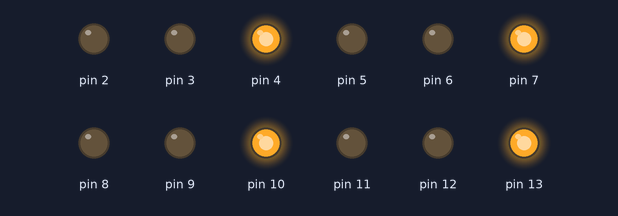
The sketch below on a simulated Arduino Uno, built with avr-gcc and run on an emulated ATmega328P. Shown: output pins drawn as LEDs (lit = HIGH).

Above: at 1.0 s.
At 3.6 s:
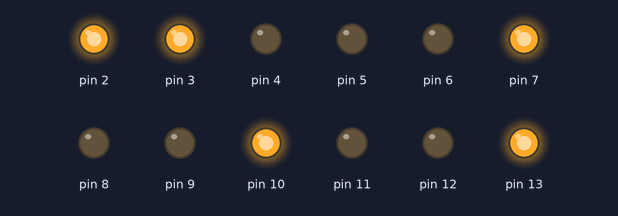
At 5.3 s:
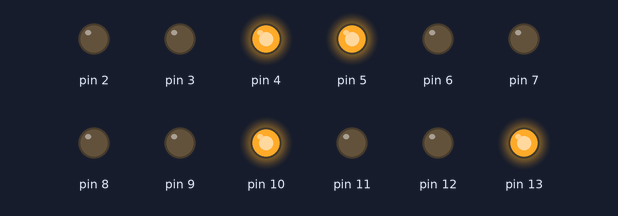
At 7.7 s:
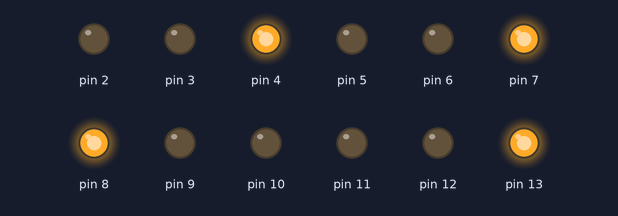
At 10.1 s:
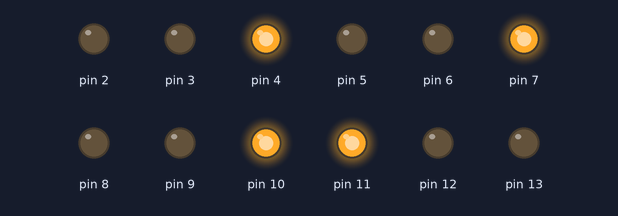
At 14.5 s:
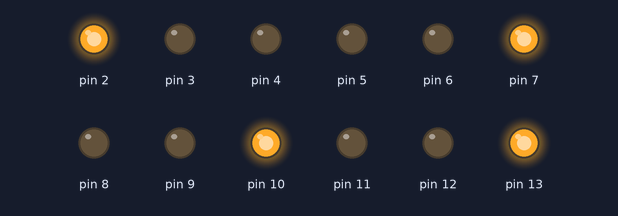
Timing chart, 0 to 15.1 s (numbered marks = the images above):
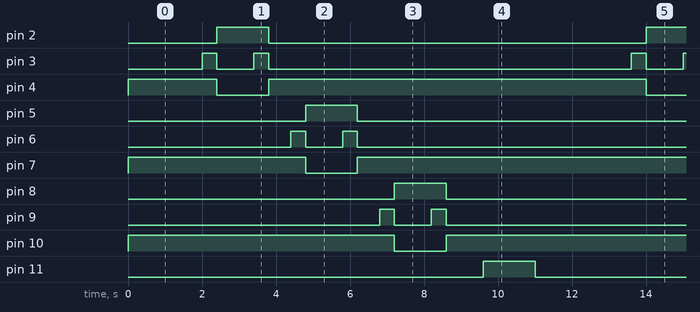

Measured:
- by itself, pin 2, pin 5, pin 8, pin 11: alternates HIGH for 1.4 s and LOW for 10.2 s
- by itself, pin 3, pin 6, pin 9, pin 12: repeats every 11.6 s: LOW 1.0 s, HIGH 0.40 s, LOW 9.8 s, HIGH 0.40 s
- by itself, pin 4, pin 7, pin 10, pin 13: alternates HIGH for 10.2 s and LOW for 1.4 s

The sketch:

cuatro_semaforos.ino
```cpp
using red_light_pin     = int;
using yellow_light_pin  = int;
using green_light_pin   = int;
struct semaphore {
    semaphore(
      red_light_pin const&,
      yellow_light_pin const&,
      green_light_pin const&
    );

    void switch_on_red_light();
    void switch_off_red_light();
    void switch_on_yellow_light();
    void switch_off_yellow_light();
    void switch_on_green_light();
    void switch_off_green_light();

  private:
    red_light_pin     red_light;
    yellow_light_pin  yellow_light;
    green_light_pin   green_light;
};

int const SEMAPHORES_COUNT {
  4
};
semaphore semaphores[SEMAPHORES_COUNT] = {
  semaphore ( 4, 3, 2 ),
  semaphore ( 7, 6 , 5 ),
  semaphore ( 10, 9, 8 ),
  semaphore ( 13, 12, 11 )/**/
};

void setup() {
  for ( auto i = 2; i <= 13; ++i )
    pinMode( i, OUTPUT );

  for ( semaphore s : semaphores )
  {
    s.switch_on_red_light();
    s.switch_off_yellow_light();
    s.switch_off_green_light();
  }
}

void loop() {
  delay( 2000 );
  for ( auto s : semaphores ) {
    s.switch_on_yellow_light();
    delay( 400 );

    s.switch_off_red_light();
    s.switch_off_yellow_light();
    s.switch_on_green_light();
    delay( 1000 );
    s.switch_on_yellow_light();
    delay( 400 );
    s.switch_on_red_light();
    s.switch_off_yellow_light();
    s.switch_off_green_light();
    delay( 600 );
  }
}


semaphore::semaphore(
  red_light_pin const&rp,
  yellow_light_pin const&yp,
  green_light_pin const&gp ):
  red_light     { rp },
  yellow_light  { yp },
  green_light   { gp }
{}

void semaphore::switch_on_red_light() {
  digitalWrite( red_light, HIGH );
}
void semaphore::switch_off_red_light() {
  digitalWrite( red_light, LOW );
}
void semaphore::switch_on_yellow_light() {
  digitalWrite( yellow_light, HIGH );
}
void semaphore::switch_off_yellow_light() {
  digitalWrite( yellow_light, LOW );
}
void semaphore::switch_on_green_light() {
  digitalWrite( green_light, HIGH );
}
void semaphore::switch_off_green_light() {
  digitalWrite( green_light, LOW );
}
```
